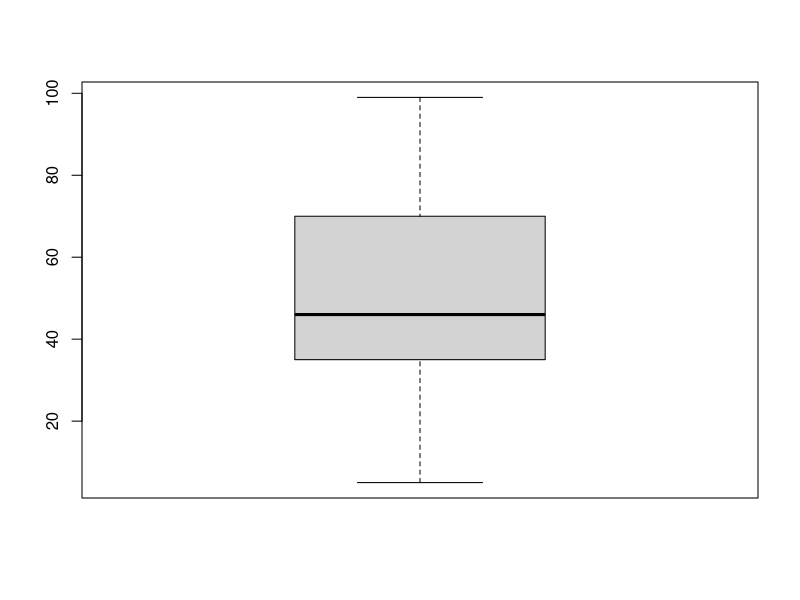
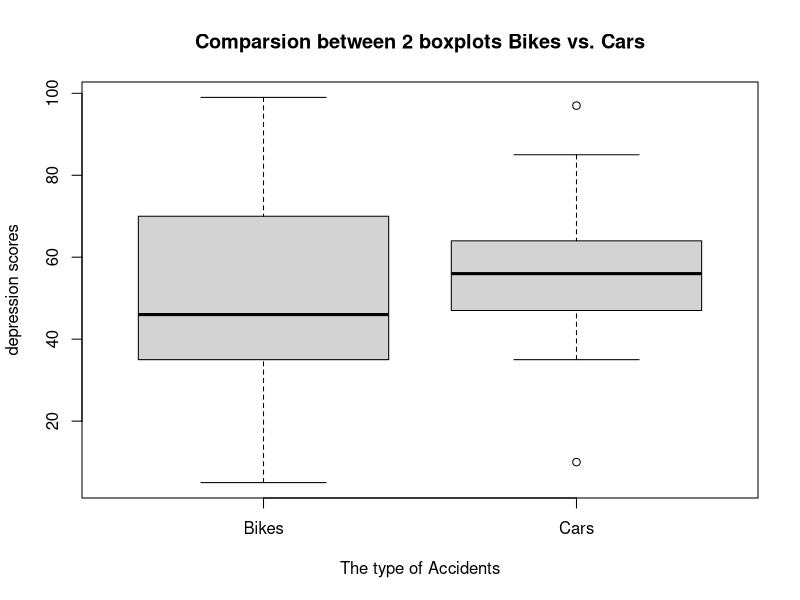

The R script that drew these images, in order:
## ---- chunk 1
knitr::opts_chunk$set(echo = TRUE)
## ---- chunk 2
library(tidyverse)
df<-c(45, 39, 25, 47, 49, 5, 70, 99, 74, 37, 99, 35, 8, 59)
mean(df)
median(df)
range(df)
sd(df)

df_plot<-boxplot(df)
## ---- chunk 3
df2<-c(67, 50, 85, 43, 64, 35, 47, 97, 58, 58, 10, 56, 50)
## ---- chunk 4
par(mfrow=c(1,1))
df_twoplots<-boxplot(df,df2, main="Comparsion between 2 boxplots Bikes vs. Cars", ylab = "depression scores", xlab= "The type of Accidents", names=c("Bikes","Cars"))
